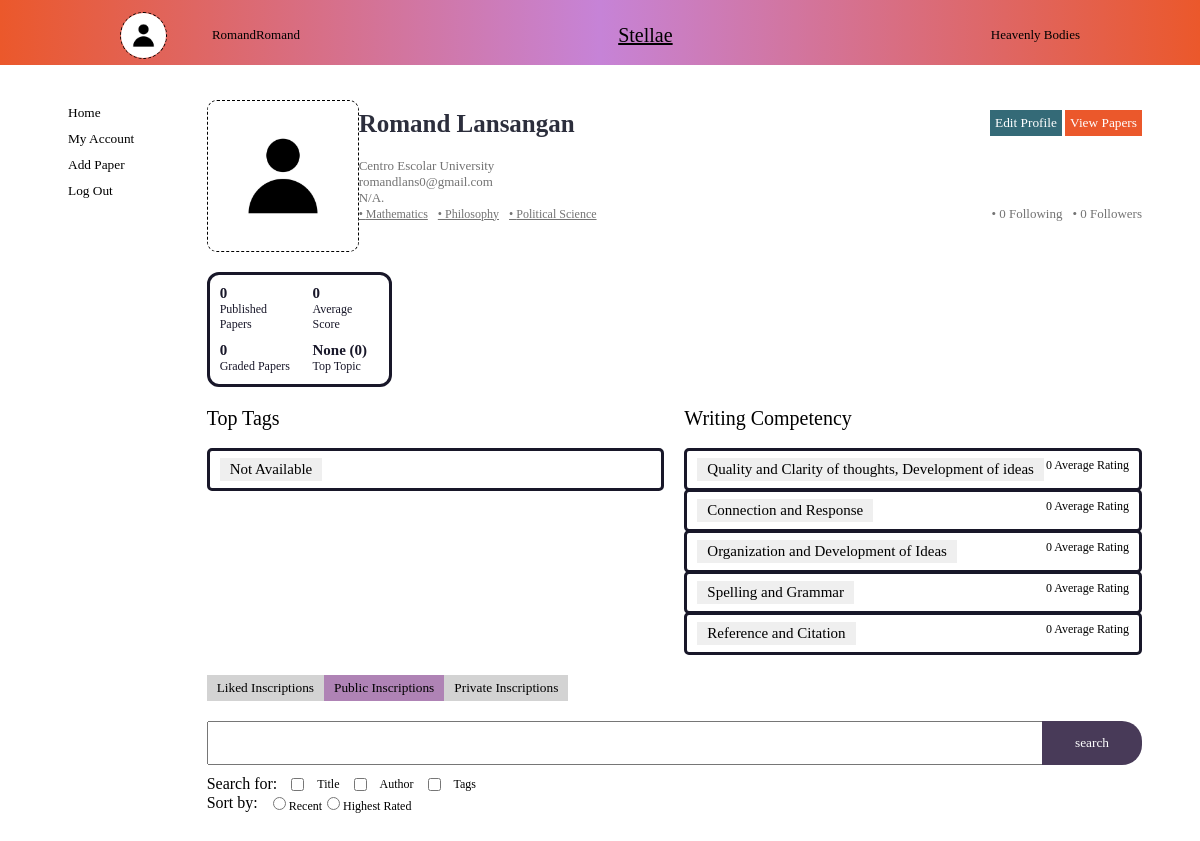
The page /profile/account_view.php?UserId=28 (signed in) on the database as committed earlier.
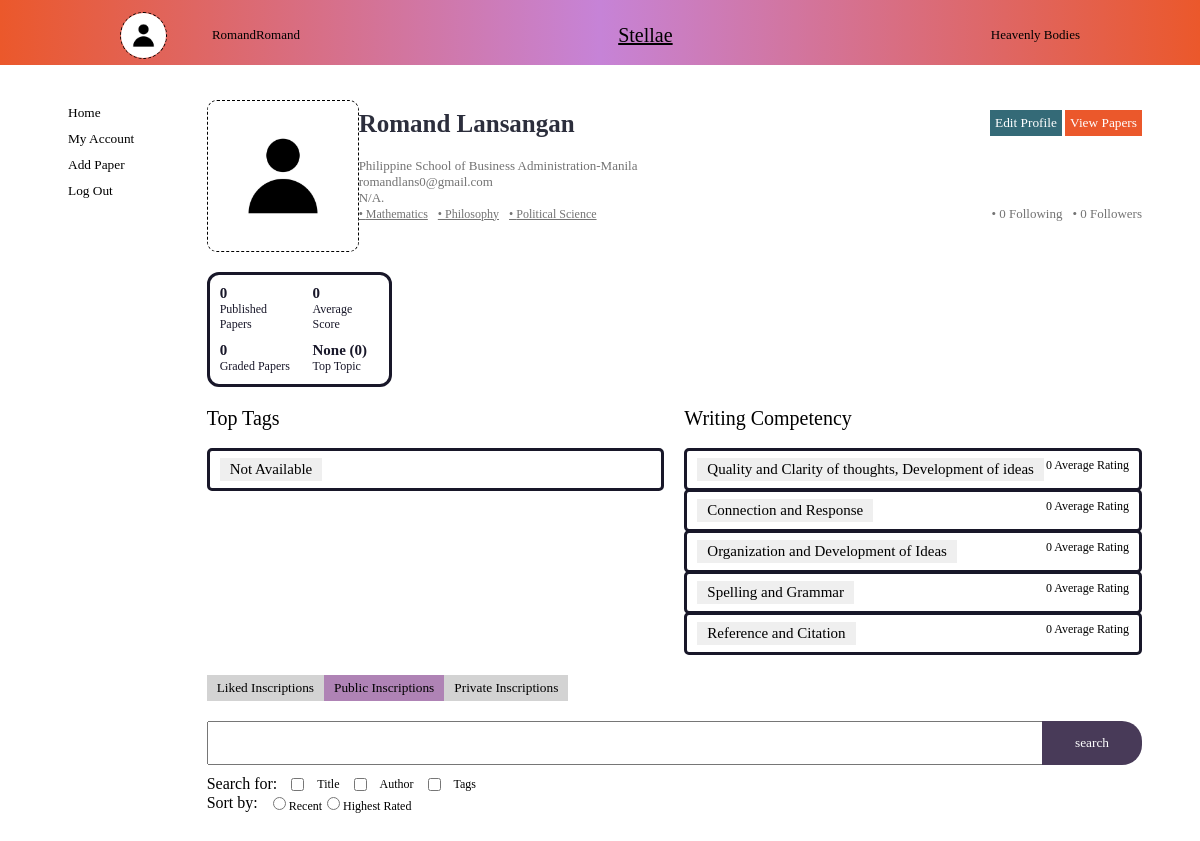
The same page on the database as committed later.
### tables this page shows
CREATE TABLE `users` (
  `user_id` int(11) NOT NULL,
  `first_name` varchar(50) NOT NULL,
  `last_name` varchar(50) NOT NULL,
  `email` varchar(50) NOT NULL,
  `user_name` varchar(50) NOT NULL,
  `password_hash` varchar(255) NOT NULL,
  `education_level_id` int(11) DEFAULT NULL,
  `school_id` int(11) DEFAULT NULL,
  `register_date` datetime DEFAULT current_timestamp(),
  `profile_descriptions` varchar(220) DEFAULT NULL,
  `program` varchar(255) DEFAULT NULL,
  `image_dir` varchar(100) DEFAULT NULL
);

CREATE TABLE `school_options` (
  `school_id` int(11) NOT NULL,
  `school_name` varchar(256) NOT NULL,
  `region_number` int(2) DEFAULT NULL,
  `region_name` varchar(50) DEFAULT NULL,
  `institute_type` varchar(30) DEFAULT NULL,
  `province` varchar(50) DEFAULT NULL,
  `city` varchar(50) DEFAULT NULL,
  `website_address` varchar(200) DEFAULT NULL,
  `fax_telephone_number` int(11) DEFAULT NULL
);

### profile/account_view.php (the view, shortened to what the rows shown need)
<?php
	$host = 'localhost';
	$username = 'Romand';
	$password = 'Romand';
	$database = 'stellae';
	$conn = mysqli_connect($host, $username, $password, $database);
	$userId = $_GET['UserId'];
	$query = "SELECT * FROM users WHERE user_id = $userId";
	$result = mysqli_query($conn, $query);
	if ($result && $user = mysqli_fetch_assoc($result)) {
	}
?>
<!DOCTYPE html>
<html>
<head>
	<link rel="stylesheet" type="text/css" href="account_page.css">
	<link rel="stylesheet" type="text/css" href="modal_update.css">
</head>
<body>
	<div class="whole_user_with_main_connection">
		<div class="account_details">
			<div class="our_user">
				<div class="user_details">
					<div class="username_with_edit_profile">
						<p class="username_hero"><?php echo htmlspecialchars($user['first_name'].' '.$user['last_name']) ?></p>
						<div>
							<?php
								$view_profileID = $_GET['UserId'];
								if ($view_profileID == $_SESSION['user_id']){
									echo "<button onclick='toggle_scale(`update_del_form`)' class='edit_profile'>Edit Profile</button>";
								}
							?>
							<button onclick="autoScroll()" class="view_papers_profile">View Papers</button>
						</div>
					</div>
					<div class="div_for_user_details">
						<p>
							<?php
								$schoolQuery = "SELECT school_options.school_name
								FROM users
								JOIN school_options ON users.school_id = school_options.school_id
								WHERE users.user_id = $userId;";
								$school = mysqli_query($conn, $schoolQuery);
								if ($school) {
									while ($row = mysqli_fetch_assoc($school)) {
										$schoolName = $row['school_name'];
										echo '<p class="username">' . htmlspecialchars($schoolName) . '</p>';
									}
								} else {
									echo 'Query failed: ' . mysqli_error($conn);
								}
							?>
						</p>
						<p>
							<?php
								echo htmlspecialchars($user['email'])
							?>
						</p>
						<p>
							<?php
								$educationLevelQuery = "SELECT education_level_options.education_level_name
								FROM users
								JOIN education_level_options ON users.education_level_id = education_level_options.education_level_id
								WHERE users.user_id = $userId;";
								$educationLevelResult = mysqli_query($conn, $educationLevelQuery);
								if ($educationLevelResult) {
									$row = mysqli_fetch_assoc($educationLevelResult);
									if ($row) {
										$educationLevel = $row['education_level_name'];
									} else {
										$educationLevel = "N/A";
									}
								} else {
								}
								echo "$educationLevel. ";
							?>
						</p>
						<div class="top_bottom_divs_user_related">
							<marquee class='marquee_tag_interest'>
							</marquee>
							<div class="follower_following">
							</div>
						</div>
					</div>
				</div>
			</div>
		</div>
</body>
</html>

Rows that differ between the two databases and show on the page:
removed school_options: school_name "Centro Escolar University"
now on this page (row edited): school_options: school_name "Philippine School of Business Administration-Manila"
